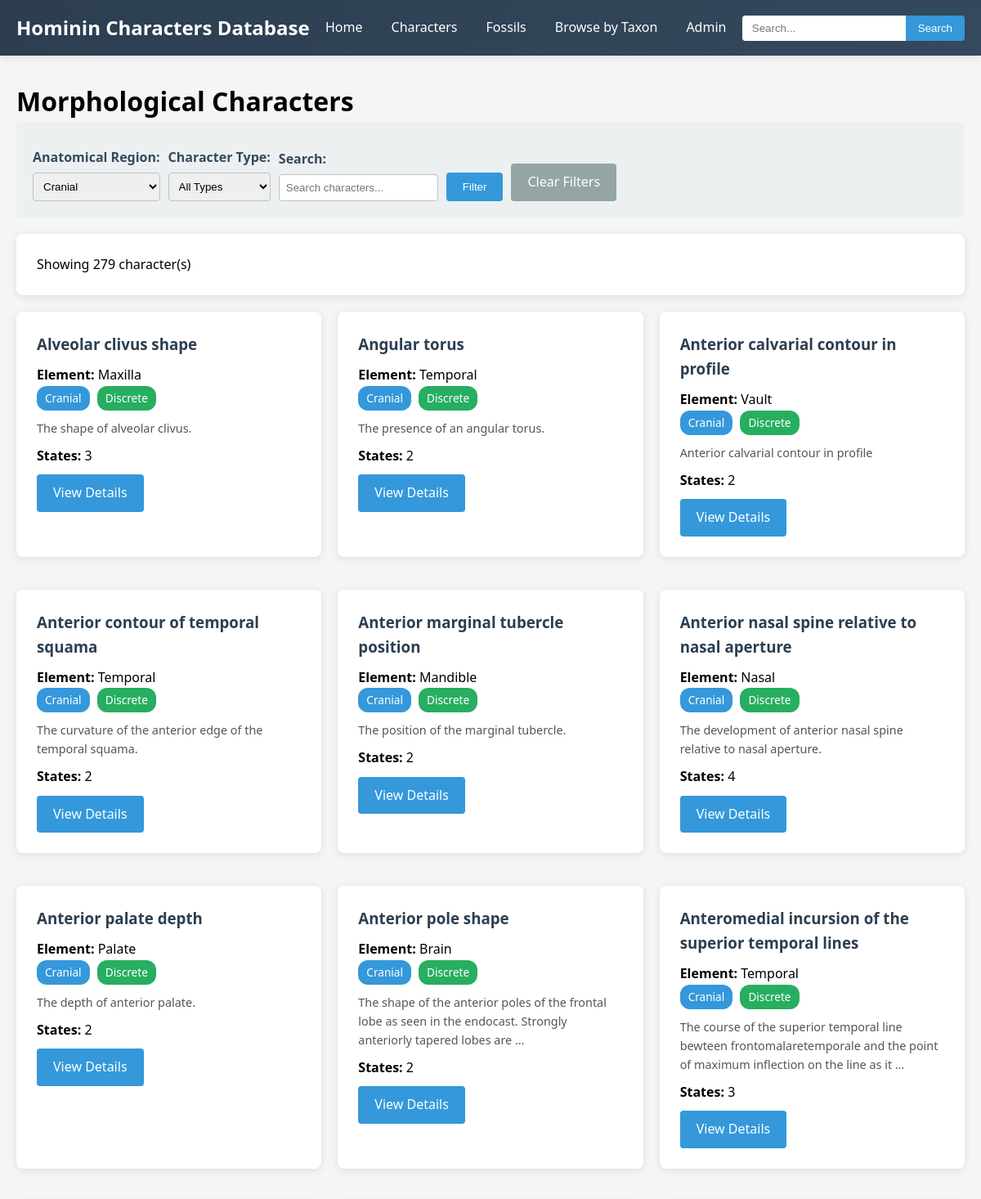
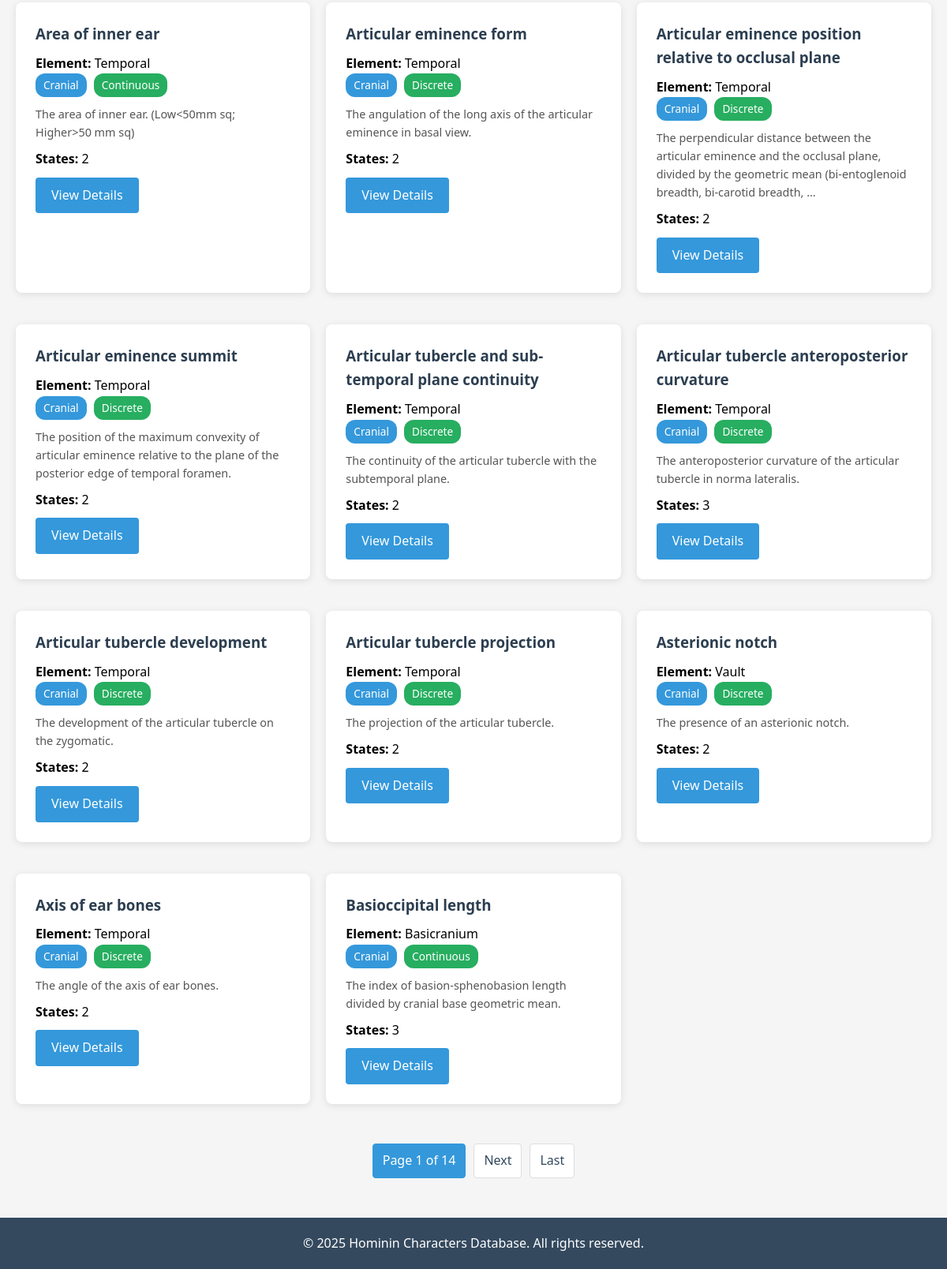
Screenshot of /characters/?region=CR with the database file from the repository (2 pictures, top to bottom).
### hcdb/models.py (models this page shows, shortened)
class Character(models.Model):
    character = models.CharField(max_length=100, null=False)
    skeletal_element = models.CharField(max_length=20, null=True, blank=True)
    anatomical_region = models.CharField(max_length=100, null=True, blank=True, choices=REGIONAL_CHOICES)
    character_type = models.CharField(max_length=100, null=False, blank=True, choices=CHARTYPE_CHOICES)
    multistate_type = models.CharField(max_length=100, null=False, blank=True, choices=ORDER_CHOICES)
    character_designation = models.CharField(max_length=50, null=True, blank=True, choices=CHARDESIGNATION_CHOICES)
    character_significance = models.CharField(max_length=50, null=True, blank=True, choices=CHARSIGNIFICANCE_CHOICES)
    uberon_ID = models.CharField(max_length=100, null=True, blank=True)
    state_code = models.TextField(null=True, blank=True)
    number_of_states = models.IntegerField(default=2, null=True, blank=True)
    taxa_found = models.CharField(max_length=200, null=True, blank=True, choices=TAXA_CHOICES)
    description = models.TextField(null=True, blank=True)
    notes = models.TextField(null=True, blank=True)

### hcdb/views.py (the view)
# urls.py: path('characters/', views.CharacterListView.as_view(), name='character_list'),
class CharacterListView(generic.ListView):
    model = Character
    template_name = 'hcdb/character_list.html'
    context_object_name = 'characters'
    paginate_by = 20
    def get_queryset(self):
        queryset = Character.objects.all().prefetch_related('states')
        region = self.request.GET.get('region')
        if region:
            queryset = queryset.filter(anatomical_region=region)
        char_type = self.request.GET.get('type')
        if char_type:
            queryset = queryset.filter(character_type=char_type)
        search = self.request.GET.get('search')
        if search:
            queryset = queryset.filter(
                Q(character__icontains=search) |
                Q(description__icontains=search) |
                Q(skeletal_element__icontains=search)
            )
        return queryset.order_by('character')
    def get_context_data(self, **kwargs):
        context = super().get_context_data(**kwargs)
        context['regions'] = dict(Character._meta.get_field('anatomical_region').choices)
        context['char_types'] = dict(Character._meta.get_field('character_type').choices)
        context['current_region'] = self.request.GET.get('region', '')
        context['current_type'] = self.request.GET.get('type', '')
        context['search_query'] = self.request.GET.get('search', '')
        return context

### hcdb/templates/hcdb/character_list.html (shortened to what this page needs)
{% extends 'hcdb/base.html' %}
{% block content %}
<h1>Morphological Characters</h1>
<div class="filters">
    <form method="get">
        <div class="filter-group">
            <label for="region">Anatomical Region:</label>
            <select name="region" id="region">
                {% for code, name in regions.items %}
                    <option value="{{ code }}" {% if code == current_region %}selected{% endif %}>
                        {{ name }}
                    </option>
                {% endfor %}
            </select>
        </div>
        <div class="filter-group">
            <label for="type">Character Type:</label>
            <select name="type" id="type">
                <option value="">All Types</option>
            </select>
        </div>
        <div class="filter-group">
            <label for="search">Search:</label>
            <input type="text" name="search" id="search" placeholder="Search characters..." value="{{ search_query }}">
        </div>
        <div class="filter-group">
            <label>&nbsp;</label>
            <button type="submit" class="btn">Filter</button>
        </div>
        {% if current_region or current_type or search_query %}
        <div class="filter-group">
            <label>&nbsp;</label>
            <a href="{% url 'hcdb:character_list' %}" class="btn btn-secondary">Clear Filters</a>
        </div>
        {% endif %}
    </form>
</div>
<div class="card">
    <p>Showing {{ page_obj.paginator.count }} character(s)</p>
</div>
<div class="grid">
    {% for character in characters %}
    <div class="card">
        <h3 style="color: #2c3e50; margin-bottom: 10px;">
            <a href="{% url 'hcdb:character_detail' character.pk %}" style="color: #2c3e50; text-decoration: none;">
                {{ character.character }}
            </a>
        </h3>
        {% if character.skeletal_element %}
        <p><strong>Element:</strong> {{ character.skeletal_element }}</p>
        {% endif %}
        {% if character.get_anatomical_region_display %}
        <span class="badge">{{ character.get_anatomical_region_display }}</span>
        {% endif %}
        {% if character.get_character_type_display %}
        <span class="badge badge-success">{{ character.get_character_type_display }}</span>
        {% endif %}
        {% if character.description %}
        <p style="margin-top: 10px; color: #555; font-size: 0.9em;">
            {{ character.description|truncatewords:20 }}
        </p>
        {% endif %}
        <p style="margin-top: 10px;">
            <strong>States:</strong> {{ character.states.count }}
        </p>
        <a href="{% url 'hcdb:character_detail' character.pk %}" class="btn" style="margin-top: 10px;">View Details</a>
    </div>
    {% empty %}
    <div class="card" style="grid-column: 1/-1; text-align: center; color: #999;">
        <p>No characters found matching your criteria.</p>
    </div>
    {% endfor %}
</div>
{% if is_paginated %}
<div class="pagination">
    <span class="current">Page {{ page_obj.number }} of {{ page_obj.paginator.num_pages }}</span>
    {% if page_obj.has_next %}
        <a href="?page={{ page_obj.next_page_number }}{% if current_region %}&region={{ current_region }}{% endif %}{% if current_type %}&type={{ current_type }}{% endif %}{% if search_query %}&search={{ search_query }}{% endif %}">Next</a>
        <a href="?page={{ page_obj.paginator.num_pages }}{% if current_region %}&region={{ current_region }}{% endif %}">Last</a>
    {% endif %}
</div>
{% endif %}
{% endblock %}

### hcdb/templates/hcdb/base.html (style rules this page uses)
* { margin: 0; padding: 0; box-sizing: border-box; }
body { font-family: 'Segoe UI', Tahoma, Geneva, Verdana, sans-serif; background-color: #f5f5f5; line-height: 1.6; }
.card { background: white; padding: 25px; border-radius: 8px; box-shadow: 0 2px 10px rgba(0,0,0,0.1); margin-bottom: 20px; }
.btn { display: inline-block; padding: 10px 20px; background: #3498db; color: white; text-decoration: none; border-radius: 4px; transition: background 0.3s; border: none; cursor: pointer; }
.btn-secondary { background: #95a5a6; }
.grid { display: grid; grid-template-columns: repeat(auto-fill, minmax(300px, 1fr)); gap: 20px; margin-top: 20px; }
.filters { background: #ecf0f1; padding: 20px; border-radius: 4px; margin-bottom: 20px; }
.filters form { display: flex; gap: 10px; flex-wrap: wrap; align-items: flex-end; }
.filter-group { display: flex; flex-direction: column; }
.filter-group label { margin-bottom: 5px; font-weight: bold; color: #34495e; }
.filter-group select, .filter-group input { padding: 8px; border: 1px solid #bdc3c7; border-radius: 4px; }
.badge { display: inline-block; padding: 4px 10px; background: #3498db; color: white; border-radius: 12px; font-size: 0.85em; margin-right: 5px; }
.badge-success { background: #27ae60; }
.pagination { display: flex; justify-content: center; gap: 10px; margin-top: 30px; }
.pagination a, .pagination span { padding: 8px 12px; background: white; border: 1px solid #ddd; border-radius: 4px; text-decoration: none; color: #34495e; }
.pagination .current { background: #3498db; color: white; border-color: #3498db; }

### rows the page displays
Character: character "Alveolar clivus shape", skeletal_element "Maxilla", anatomical_region "Cranial", character_type "Discrete", description "The shape of alveolar clivus.", states.count "3"
Character: character "Angular torus", skeletal_element "Temporal", anatomical_region "Cranial", character_type "Discrete", description "The presence of an angular torus.", states.count "2"
Character: character "Anterior calvarial contour in profile", skeletal_element "Vault", anatomical_region "Cranial", character_type "Discrete", description "Anterior calvarial contour in profile", states.count "2"
Character: character "Anterior contour of temporal squama", skeletal_element "Temporal", anatomical_region "Cranial", character_type "Discrete", description "The curvature of the anterior edge of the temporal squama.", states.count "2"
Character: character "Anterior marginal tubercle position", skeletal_element "Mandible", anatomical_region "Cranial", character_type "Discrete", description "The position of the marginal tubercle.", states.count "2"
Character: character "Anterior nasal spine relative to nasal aperture", skeletal_element "Nasal", anatomical_region "Cranial", character_type "Discrete", description "The development of anterior nasal spine relative to nasal aperture.", states.count "4"
Character: character "Anterior palate depth", skeletal_element "Palate", anatomical_region "Cranial", character_type "Discrete", description "The depth of anterior palate.", states.count "2"
Character: character "Anterior pole shape", skeletal_element "Brain", anatomical_region "Cranial", character_type "Discrete", description "The shape of the anterior poles of the frontal lobe as seen in the endocast. Strongly anteriorly tapered lobes are …", states.count "2"
Character: character "Anteromedial incursion of the superior temporal lines", skeletal_element "Temporal", anatomical_region "Cranial", character_type "Discrete", description "The course of the superior temporal line bewteen frontomalaretemporale and the point of maximum inflection on the line as it …", states.count "3"
Character: character "Area of inner ear", skeletal_element "Temporal", anatomical_region "Cranial", character_type "Continuous", description "The area of inner ear. (Low<50mm sq; Higher>50 mm sq)", states.count "2"
Character: character "Articular eminence form", skeletal_element "Temporal", anatomical_region "Cranial", character_type "Discrete", description "The angulation of the long axis of the articular eminence in basal view.", states.count "2"
Character: character "Articular eminence position relative to occlusal plane", skeletal_element "Temporal", anatomical_region "Cranial", character_type "Discrete", description "The perpendicular distance between the articular eminence and the occlusal plane, divided by the geometric mean (bi-entoglenoid breadth, bi-carotid breadth, …", states.count "2"
Character: character "Articular eminence summit", skeletal_element "Temporal", anatomical_region "Cranial", character_type "Discrete", description "The position of the maximum convexity of articular eminence relative to the plane of the posterior edge of temporal foramen.", states.count "2"
Character: character "Articular tubercle and sub-temporal plane continuity", skeletal_element "Temporal", anatomical_region "Cranial", character_type "Discrete", description "The continuity of the articular tubercle with the subtemporal plane.", states.count "2"
Character: character "Articular tubercle anteroposterior curvature", skeletal_element "Temporal", anatomical_region "Cranial", character_type "Discrete", description "The anteroposterior curvature of the articular tubercle in norma lateralis.", states.count "3"
Character: character "Articular tubercle development", skeletal_element "Temporal", anatomical_region "Cranial", character_type "Discrete", description "The development of the articular tubercle on the zygomatic.", states.count "2"
Character: character "Articular tubercle projection", skeletal_element "Temporal", anatomical_region "Cranial", character_type "Discrete", description "The projection of the articular tubercle.", states.count "2"
Character: character "Asterionic notch", skeletal_element "Vault", anatomical_region "Cranial", character_type "Discrete", description "The presence of an asterionic notch.", states.count "2"
Character: character "Axis of ear bones", skeletal_element "Temporal", anatomical_region "Cranial", character_type "Discrete", description "The angle of the axis of ear bones.", states.count "2"
Character: character "Basioccipital length", skeletal_element "Basicranium", anatomical_region "Cranial", character_type "Continuous", description "The index of basion-sphenobasion length divided by cranial base geometric mean.", states.count "3"

### other values shown
{{ page_obj.paginator.count }} "279"
{{ page_obj.number }} "1"
{{ page_obj.paginator.num_pages }} "14"
form field region "Cranial"
